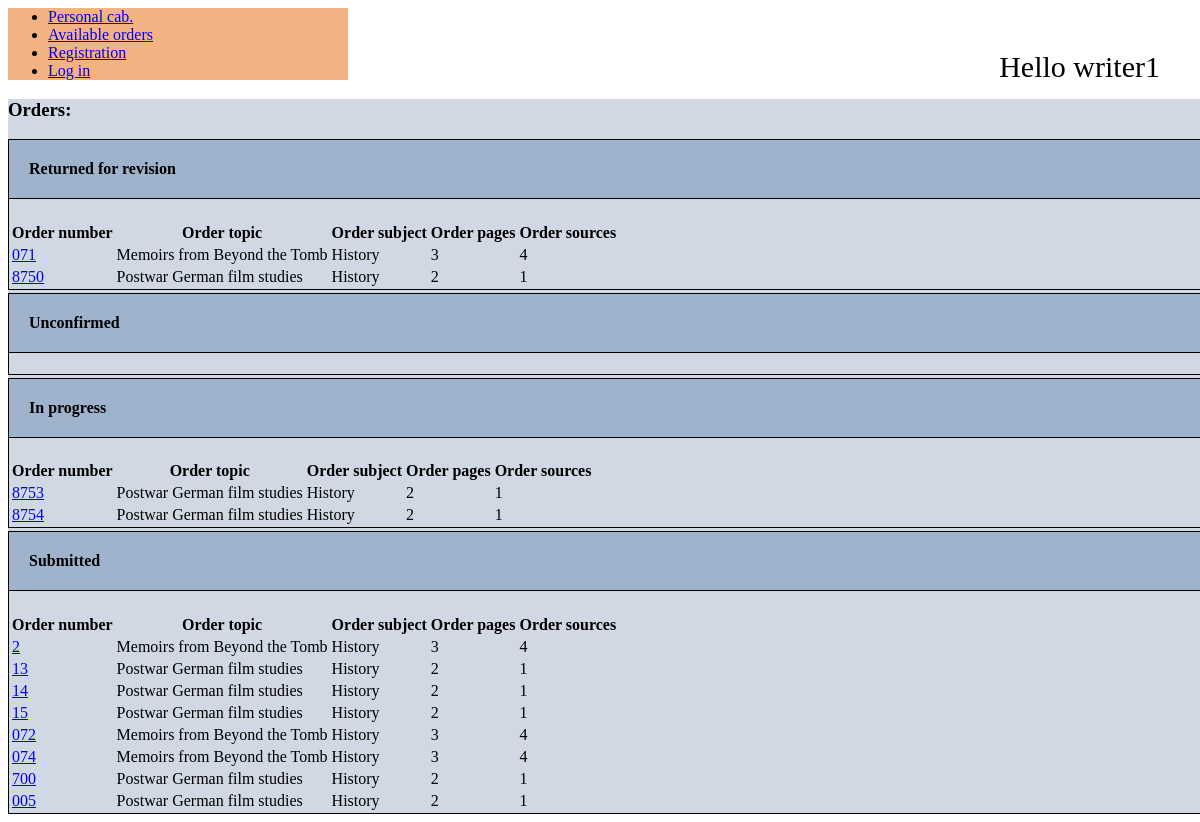
The page /personal_cabinet/ (signed in) on the database as committed earlier.
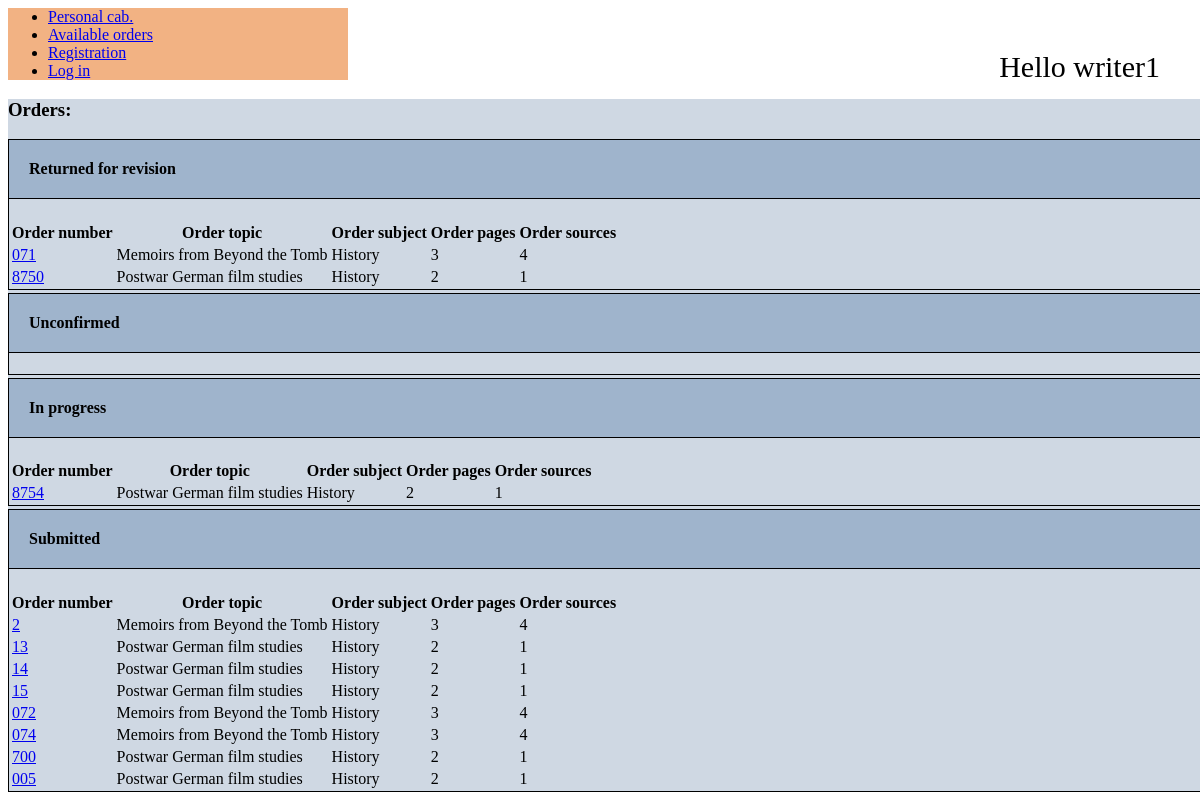
The same page on the database as committed later.
### app1/models.py (models this page shows, shortened)
class Order_model(models.Model):
	number = models.CharField(max_length=300)
	account = models.CharField(max_length=300, blank=True)
	files = models.CharField(max_length=300, blank=True)
	subject = models.CharField(max_length=300, blank=True)
	topic = models.CharField(max_length=300, blank=True)
	client_deadline = models.CharField(max_length=300, blank=True, null=True)
	price = models.DecimalField(max_digits=8, decimal_places=2, blank=True, null=True)
	number_of_pages = models.IntegerField(blank=True, null=True)
	spaced = models.CharField(max_length=300, blank=True)
	format = models.CharField(max_length=300, blank=True)
	number_of_sources = models.IntegerField(blank=True, null=True)
	abstract = models.BooleanField(blank=True, default=False)
	slieds = models.CharField(max_length=300, blank=True)
	questions = models.CharField(max_length=300, blank=True)
	problems = models.CharField(max_length=300, blank=True)
	paper_type = models.CharField(max_length=300, blank=True)
	assign_date = models.CharField(max_length=300, blank=True, null=True)
	details = models.CharField(max_length=300, blank=True)
	real_time_deadline = models.TimeField(blank=True, null=True)
	status = models.CharField(max_length=300, blank=True, default='available')
	writer_deadline = models.CharField(max_length=300, blank=True, null=True)
	writer_time = models.TimeField(blank=True, null=True)
	writer_number = models.CharField(max_length=300, blank=True)
	words_min = models.IntegerField(blank=True, null=True)
	writer = models.ForeignKey(User, null=True)
	writer_name = models.CharField(max_length=300, null=True)
	writer_email = models.EmailField(max_length=300, blank=True)
	send_date = models.CharField(max_length=300, blank=True, null=True)
	payment = models.DecimalField(max_digits=8, decimal_places=2, blank=True, null=True)
	payment_date = models.CharField(max_length=300, blank=True, null=True)
	client_num_of_order = models.CharField(max_length=300, blank=True)
	controller = models.ForeignKey(UserProfile, null=True)
	times_returned_for_revision = models.IntegerField(default=0)
	def get_absolut_url(self):
		return 'http://127.0.0.1:8000/' + self.number
	class Meta:
		verbose_name = 'Order'
		verbose_name_plural = 'Orders'

### app1/views.py (the view)
# urls.py: url(r'^personal_cabinet/$', views.writers_personal_cabinet),
def writers_personal_cabinet(request):
	user = request.user
	user_model = User.objects.get(email=user.email)
	orders_in_progress = user_model.order_model_set.filter(status='in progress')
	orders_returned_for_revision = user_model.order_model_set.filter(status='returned for revision')
	orders_on_checking = user_model.order_model_set.filter(status='on checking')
	orders_on_checking_with_controller = user_model.order_model_set.filter(status='on checking with controller')
	unconfirmed_orders = user_model.order_model_set.filter(status='unconfirmed')
	if request.method == 'GET':
		return render(request, 'writers_cabinet_page.html',
		 {'orders_in_progress':orders_in_progress,
		 'user':user,
		 'orders_returned_for_revision':orders_returned_for_revision,
		 'orders_on_checking':orders_on_checking,
		 'orders_on_checking_with_controller':orders_on_checking_with_controller,
		 'unconfirmed_orders':unconfirmed_orders,
		 })

### app1/templates/writers_cabinet_page.html (shortened to what this page needs)
<html>
<head>
</head>
<body>
	<div style='position: absolute; top:20px; right:40px;'>
		<p style='font-size: 30px;'>Hello {{user.username}}</p>
	</div>
	<ul style='background-color: #F2B283; width:300px;'>
		<li><a href="http://127.0.0.1:8000/personal_cabinet/">Personal cab.</a></li>
		<li><a href="http://127.0.0.1:8000/available_orders/">Available orders</a></li>
		<li><a href="http://127.0.0.1:8000/register/">Registration</a></li>
		<li><a href="http://127.0.0.1:8000/login/">Log in</a></li>
	</ul>
	<div id='orders_container'>
		<h3>Orders:</h3>
		<div class='returned_for_revision_orders_container'>
			<div class='status_part'>
				<h4 style='border-bottom: 1px solid black; padding: 20px; margin-top: 0px; background-color: #9FB4CC;'>Returned for revision</h4>
			</div>
			<div>
				<table class='order_table'>
					{% if orders_returned_for_revision %}
					<thead>
						<tr>
						<th>Order number</th>
						<th>Order topic</th>
						<th>Order subject</th>
						<th>Order pages</th>
						<th>Order sources</th>
						</tr>
					</thead>
					<tbody>
						{% for order in orders_returned_for_revision %}
						<tr>
							<td><a href="{{order.get_absolut_url}}">{{order.number}}</a></td>
							<td>{{order.topic}}</td>
							<td>{{order.subject}}</td>
							<td>{{order.number_of_pages}}</td>
							<td>{{order.number_of_sources}}</td>
						</tr>
						{% endfor %}
					</tbody>
					{% endif %}
				</table>
			</div>
		</div>
		<div class='unconfirmed_orders_container'>
			<div class='status_part'>
				<h4 style='border-bottom: 1px solid black; padding: 20px; margin-top: 0px; background-color: #9FB4CC;'>Unconfirmed</h4>
			</div>
		</div>
		<div class='in_progress_orders_container'>
			<div class='status_part'>
				<h4 style='border-bottom: 1px solid black; padding: 20px; margin-top: 0px; background-color: #9FB4CC;'>In progress</h4>
			</div>
			<div>
				<table class='order_table'>
					{% if orders_in_progress %}
					<thead>
						<tr>
						<th>Order number</th>
						<th>Order topic</th>
						<th>Order subject</th>
						<th>Order pages</th>
						<th>Order sources</th>
						</tr>
					</thead>
					<tbody>
						{% for order in orders_in_progress %}
						<tr>
							<td><a href="{{order.get_absolut_url}}">{{order.number}}</a></td>
							<td>{{order.topic}}</td>
							<td>{{order.subject}}</td>
							<td>{{order.number_of_pages}}</td>
							<td>{{order.number_of_sources}}</td>
						</tr>
						{% endfor %}
					</tbody>
					{% endif %}
				</table>
			</div>
		</div>
		<div class='submitted_orders_container'>
			<div class='status_part'>
				<h4 style='border-bottom: 1px solid black; padding: 20px; margin-top: 0px; background-color: #9FB4CC;'>Submitted</h4>
			</div>
			<div>
				<table class='order_table'>
					{% if orders_on_checking or orders_on_checking_with_controller %}
					<thead>
						<tr>
						<th>Order number</th>
						<th>Order topic</th>
						<th>Order subject</th>
						<th>Order pages</th>
						<th>Order sources</th>
						</tr>
					</thead>
					<tbody>
						{% for order in orders_on_checking %}
						<tr>
							<td><a href="{{order.get_absolut_url}}">{{order.number}}</a></td>
							<td>{{order.topic}}</td>
							<td>{{order.subject}}</td>
							<td>{{order.number_of_pages}}</td>
							<td>{{order.number_of_sources}}</td>
						</tr>
						{% endfor %}
						{% for order in orders_on_checking_with_controller %}
						<tr>
							<td><a href="{{order.get_absolut_url}}">{{order.number}}</a></td>
							<td>{{order.topic}}</td>
							<td>{{order.subject}}</td>
							<td>{{order.number_of_pages}}</td>
							<td>{{order.number_of_sources}}</td>
						</tr>
						{% endfor %}
					</tbody>
					{% endif %}
				</table>
			</div>
		</div>
	</div>
</body>
</html>

Rows that differ between the two databases and show on the page:
no longer on this page (row edited): Order_model: number "8753", topic "Postwar German film studies", subject "History", number_of_pages "2", number_of_sources "1", shown under "In progress"
